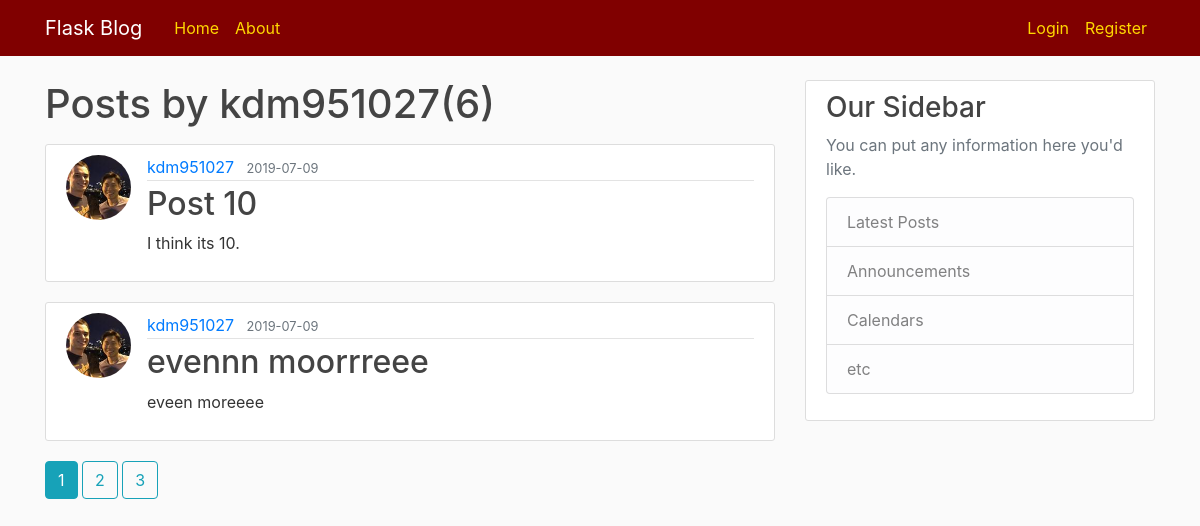
Page /user/kdm951027 on the earlier database version.
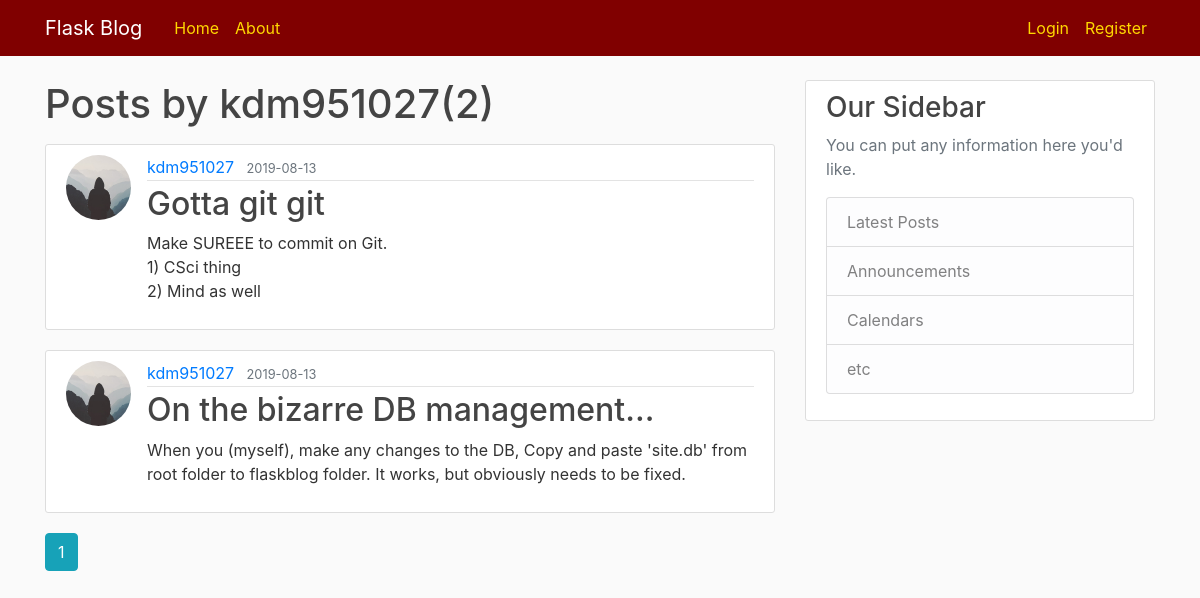
Same page on the later database version.
### flaskblog/models.py (models this page shows, shortened)
class User(db.Model, UserMixin):
    id = db.Column(db.Integer, primary_key=True)
    username = db.Column(db.String(20), unique=True, nullable=False)
    email = db.Column(db.String(120), unique=True, nullable=False)
    image_file = db.Column(db.String(20), nullable=False, default='default.jpg')
    password = db.Column(db.String(60), nullable=False)
    posts = db.relationship('Post', backref='author', lazy=True)

class Post(db.Model):
    id = db.Column(db.Integer, primary_key=True)
    title = db.Column(db.String(100), nullable=False)
    date_posted = db.Column(db.DateTime, nullable=False, default=datetime.utcnow)
    content = db.Column(db.Text, nullable=False)
    user_id = db.Column(db.Integer, db.ForeignKey('user.id'), nullable=False)

### flaskblog/users/routes.py (the view)
@users.route("/user/<string:username>")
def user_posts(username):
    page = request.args.get('page', 1, type=int)
    user = User.query.filter_by(username=username).first_or_404()
    posts = Post.query.filter_by(author=user).order_by(Post.date_posted.desc())\
    .paginate(page=page,per_page=2)
    return render_template('user_posts.html',posts=posts, user=user)

### flaskblog/templates/user_posts.html
{%extends "layout.html"%}
{%block content%}
  <h1 class="mb-3">Posts by {{ user.username }}({{ posts.total }})</h1>
  {%for post in posts.items%}
    <article class="media content-section">
      <img class="rounded-circle article-img" src="{{ url_for('static', filename='profile_pics/'+post.author.image_file ) }}">
      <div class="media-body">
        <div class="article-metadata">
          <a class="mr-2" href="{{ url_for('users.user_posts', username=post.author.username) }}">{{ post.author.username }}</a>
          <small class="text-muted">{{ post.date_posted.strftime('%Y-%m-%d') }}</small>
        </div>
        <h2><a class="article-title" href="{{ url_for('posts.post', post_id=post.id) }}">{{ post.title }}</a></h2>
        <p class="article-content">{{ post.content }}</p>
      </div>
    </article>
  {% endfor %}
  {% for page_num in posts.iter_pages(left_edge=1, right_edge=1, left_current=1, right_current=2) %}
    {% if page_num %}
      {% if posts.page == page_num %}
        <a class="btn btn-info mb-4" href="{{ url_for('users.user_posts', username=user.username, page=page_num) }}">{{ page_num }}</a>
      {% else %}
        <a class="btn btn-outline-info mb-4" href="{{ url_for('users.user_posts', username=user.username, page=page_num) }}">{{ page_num }}</a>
      {% endif %}
    {% else %}
      ...
    {% endif %}
  {% endfor %}
{%endblock content%}

### flaskblog/templates/layout.html (shortened to what this page needs)
<!DOCTYPE html>
<html>
<head>
  <link rel="stylesheet" href="https://stackpath.bootstrapcdn.com/bootstrap/4.3.1/css/bootstrap.min.css">
  <link rel="stylesheet" href="{{url_for('static', filename='main.css')}}">
</head>
<body>
  <header class="site-header">
  <nav class="navbar navbar-expand-md navbar-dark bg-maroon fixed-top">
    <div class="container">
      <a class="navbar-brand mr-4" href="/">Flask Blog</a>
      <div class="collapse navbar-collapse" id="navbarToggle">
        <div class="navbar-nav mr-auto">
          <a class="nav-item nav-link" href="{{url_for('main.home')}}">Home</a>
          <a class="nav-item nav-link" href="{{url_for('main.about')}}">About</a>
        </div>
        <div class="navbar-nav">
          {% if current_user.is_authenticated %}
          <a class="nav-item nav-link" href="{{url_for('posts.new_post')}}">New Post</a>
            <a class="nav-item nav-link" href="{{url_for('users.logout')}}">Logout</a>
            <a class="nav-item nav-link" href="{{url_for('users.account')}}">Account</a
          {% else %}
            <a class="nav-item nav-link" href="{{url_for('users.login')}}">Login</a>
            <a class="nav-item nav-link" href="{{url_for('users.register')}}">Register</a>
          {% endif %}
        </div>
      </div>
    </div>
  </nav>
</header>
<main role="main" class="container">
  <div class="row">
    <div class="col-md-8">
      {% block content %}{% endblock %}
    </div>
    <div class="col-md-4">
      <div class="content-section">
        <h3>Our Sidebar</h3>
        <p class='text-muted'>You can put any information here you'd like.
          <ul class="list-group">
            <li class="list-group-item list-group-item-light">Latest Posts</li>
            <li class="list-group-item list-group-item-light">Announcements</li>
            <li class="list-group-item list-group-item-light">Calendars</li>
            <li class="list-group-item list-group-item-light">etc</li>
          </ul>
        </p>
      </div>
    </div>
  </div>
</main>
</body>
</html>

### flaskblog/static/main.css (style rules this page uses)
body { background: #fafafa; color: #333333; margin-top: 5rem; }
h1, h2, h3, h4, h5, h6 { color: #444444; }
.bg-maroon { background-color: #800000; }
.site-header .navbar-nav .nav-link { color: #FFD700; }
.content-section { background: #ffffff; padding: 10px 20px; border: 1px solid #dddddd; border-radius: 3px; margin-bottom: 20px; }
.article-title { color: #444444; }
.article-content { white-space: pre-line; }
.article-img { height: 65px; width: 65px; margin-right: 16px; }
.article-metadata { padding-bottom: 1px; margin-bottom: 4px; border-bottom: 1px solid #e3e3e3 }

Differences in the rows shown:
removed Post: image_file (picture), author.username "kdm951027", date_posted "2019-07-09", title "Post 10", content "I think its 10."
removed Post: image_file (picture), author.username "kdm951027", date_posted "2019-07-09", title "evennn moorrreee", content "eveen moreeee"
now on this page (row edited): Post: image_file (placeholder picture), author.username "kdm951027", date_posted "2019-08-13", title "Gotta git git", content "Make SUREEE to commit on Git. 1) CSci thing 2) Mind as well"
added Post: image_file (placeholder picture), author.username "kdm951027", date_posted "2019-08-13", title "On the bizarre DB management...", content "When you (myself), make any changes to the DB, Copy and paste 'site.db' from root folder to flaskblog folder. It works, but obviously needs to be fixed."
Other differences:
{{ posts.total }}: "6" → "2"
list line gone: "2"
list line gone: "3"
